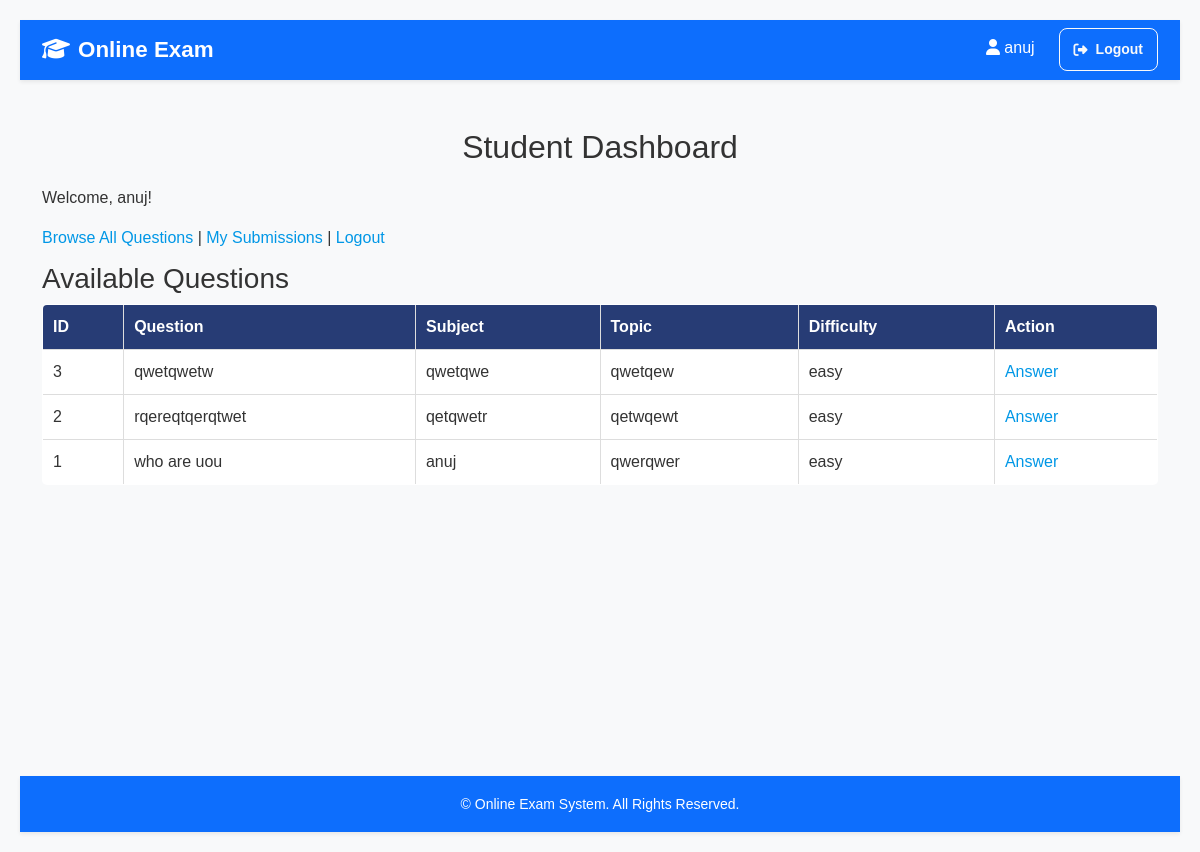
/auth/dashboard/student/ (signed in), run on the app's committed database.
### authentication/models.py (models this page shows)
class CustomUser(AbstractUser):
    USER_TYPE_CHOICES = (
        (1, 'admin'),
        (2, 'teacher'),
        (3, 'student'),
    )
    user_type = models.PositiveSmallIntegerField(choices=USER_TYPE_CHOICES, default=1)  # default = admin

### questions/models.py (models this page shows)
class Question(models.Model):
    DIFFICULTY_CHOICES = (
        ("easy", "Easy"),
        ("medium", "Medium"),
        ("hard", "Hard"),
    )
    question_text = models.TextField()
    subject = models.CharField(max_length=100, blank=True)
    topic = models.CharField(max_length=100, blank=True)
    difficulty = models.CharField(max_length=10, choices=DIFFICULTY_CHOICES, default="easy")
    author = models.ForeignKey(
        settings.AUTH_USER_MODEL,
        on_delete=models.SET_NULL,
        null=True,
        blank=True,
        related_name="authored_questions",
    )
    created_at = models.DateTimeField(auto_now_add=True)
    updated_at = models.DateTimeField(auto_now=True)

### authentication/views.py (the view)
# urls.py: path('dashboard/student/', student_dashboard, name='student_dashboard'),
@login_required
def student_dashboard(request):
    questions = Question.objects.all().order_by('-created_at')
    return render(request, 'dashboards/student_dashboard.html', { 'questions': questions })

### templates/dashboards/student_dashboard.html (shortened to what this page needs)
{% extends 'base.html' %}
{% block content %}
<h2>Student Dashboard</h2>
<p>Welcome, {{ user.username }}!</p>
<div style="margin-bottom:12px;">
  <a href="{% url 'questions_list' %}">Browse All Questions</a> |
  <a href="{% url 'student_submissions' %}">My Submissions</a> |
  <a href="{% url 'logout' %}">Logout</a>
  </div>
<h3>Available Questions</h3>
<table border="1" cellpadding="6">
  <tr>
    <th>ID</th>
    <th>Question</th>
    <th>Subject</th>
    <th>Topic</th>
    <th>Difficulty</th>
    <th>Action</th>
  </tr>
  {% for q in questions %}
  <tr>
    <td>{{ q.id }}</td>
    <td>{{ q.question_text }}</td>
    <td>{{ q.subject }}</td>
    <td>{{ q.topic }}</td>
    <td>{{ q.difficulty }}</td>
    <td><a href="{% url 'take_question' q.id %}">Answer</a></td>
  </tr>
  {% empty %}
  <tr><td colspan="6">No questions available yet.</td></tr>
  {% endfor %}
</table>
{% endblock %}

### templates/base.html (shortened to what this page needs)
{% load static %}
<!DOCTYPE html>
<html lang="en">
<head>
    <link href="https://cdn.jsdelivr.net/npm/bootstrap@5.3.3/dist/css/bootstrap.min.css" rel="stylesheet">
    <link rel="stylesheet" href="https://cdnjs.cloudflare.com/ajax/libs/font-awesome/6.4.0/css/all.min.css">
    <link rel="stylesheet" href="{% static 'css/style.css' %}">
</head>
<body class="bg-light">
    <nav class="navbar navbar-expand-lg navbar-dark bg-primary shadow-sm">
        <div class="container">
            <a class="navbar-brand fw-bold" href="{% url 'home' %}">
                <i class="fa-solid fa-graduation-cap me-2"></i>Online Exam
            </a>
            <div class="collapse navbar-collapse" id="navbarNav">
                <ul class="navbar-nav ms-auto">
                    {% if user.is_authenticated %}
                        <li class="nav-item me-3">
                            <span class="nav-link text-white">
                                <i class="fa-solid fa-user"></i> {{ user.username }}
                            </span>
                        </li>
                        <li class="nav-item">
                            <a href="{% url 'logout' %}" class="btn btn-outline-light btn-sm">
                                <i class="fa-solid fa-right-from-bracket"></i> Logout
                            </a>
                        </li>
                    {% endif %}
                </ul>
            </div>
        </div>
    </nav>
    <main class="container my-5">
        {% block content %}{% endblock %}
    </main>
    <footer class="bg-primary text-white text-center py-3 mt-auto shadow-sm">
        <small>&copy; {{ now|date:"Y" }} Online Exam System. All Rights Reserved.</small>
    </footer>
</body>
</html>

### static/css/style.css (style rules this page uses)
* { margin: 0; padding: 0; box-sizing: border-box; }
body { font-family: Arial, sans-serif; background-color: #f5f6fa; color: #333; padding: 20px; }
a { text-decoration: none; color: #0097e6; }
table { width: 100%; border-collapse: collapse; background: #fff; border-radius: 5px; overflow: hidden; }
table th, table td { border: 1px solid #ddd; padding: 10px; text-align: left; }
table th { background-color: #273c75; color: white; }
main { max-width: 900px; margin: auto; }
h1, h2 { text-align: center; margin-bottom: 20px; }
.btn { display: inline-flex; align-items: center; justify-content: center; gap: 8px; border-radius: 8px; padding: 10px 14px; font-weight: 600; }
body { font-family: 'Poppins', sans-serif; }
.navbar-brand { font-size: 1.4rem; }
main { min-height: 75vh; }
footer { position: relative; bottom: 0; width: 100%; }

### data on the page
CustomUser: username "anuj"
Question: id "3", question_text "qwetqwetw", subject "qwetqwe", topic "qwetqew", difficulty "easy"
Question: id "2", question_text "rqereqtqerqtwet", subject "qetqwetr", topic "qetwqewt", difficulty "easy"
Question: id "1", question_text "who are uou", subject "anuj", topic "qwerqwer", difficulty "easy"
